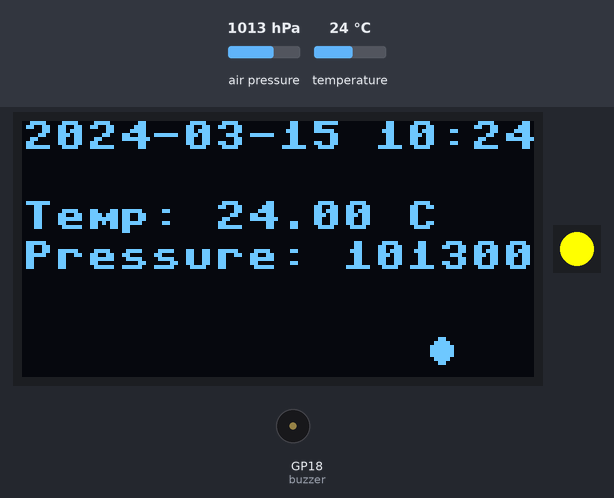
A program run on a simulated Raspberry Pi Pico running MicroPython. Shown: 128×64 one-colour display, 1 RGB LEDs in strip order, left to right, buzzer (waves = sounding). The test bench sets the inputs (shaded band); at power-on: temperature 24 °C, air pressure 1013 hPa. Dim RGB values are drawn brighter than linear; the clock reads 2024-03-15 10:24:30 at power-on unless the program sets it.

Above: at 1.28 s.
1.3 s: temperature set to 25.3 °C
At 1.43 s:
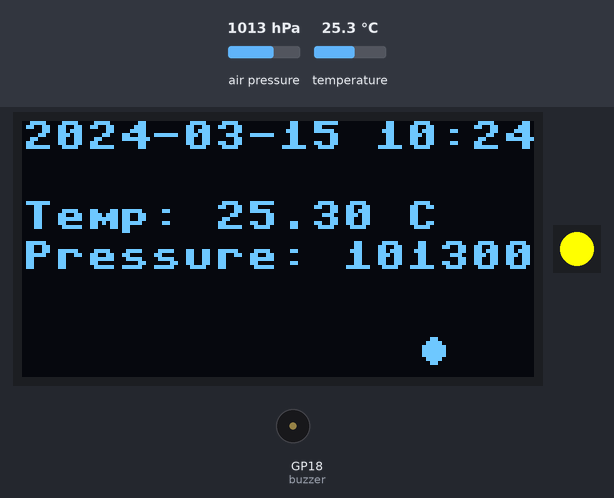
3.0 s: temperature set to 26.8 °C
At 3.5 s:
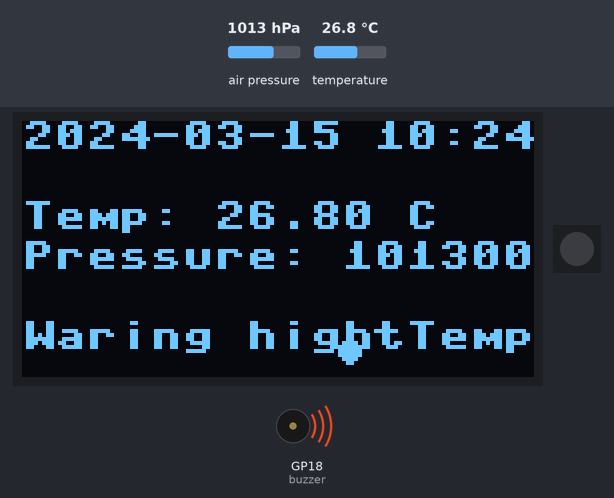
5.9 s: temperature set to 12 °C
At 5.98 s:
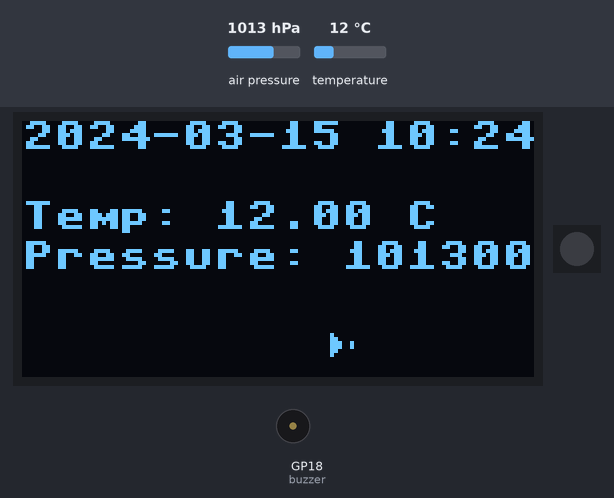
7.6 s: temperature set to 19.5 °C
At 7.65 s:
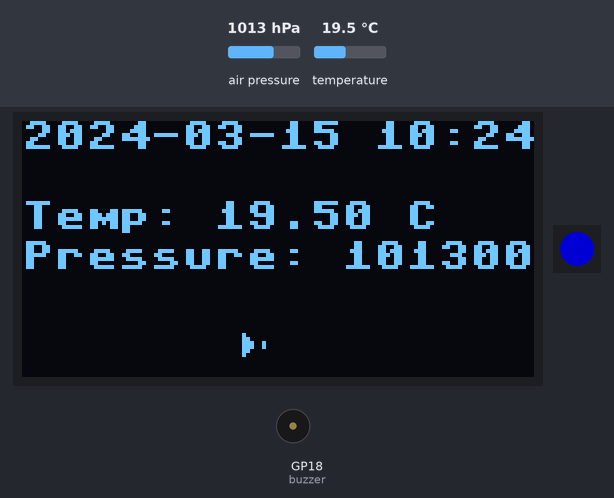
9.1 s: temperature set to 20.7 °C
At 9.26 s:
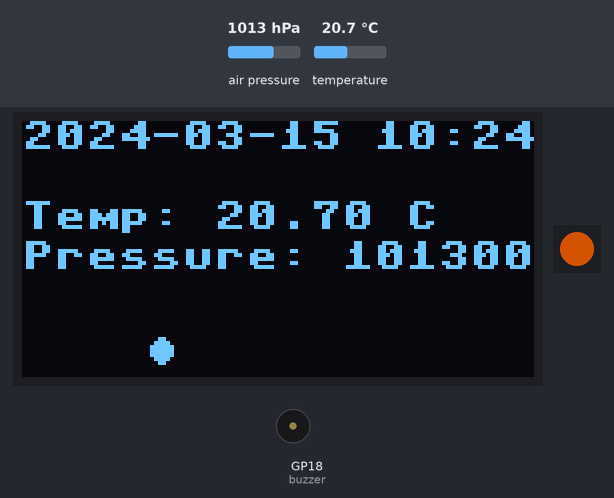
10.9 s: air pressure set to 952 hPa
At 10.93 s:
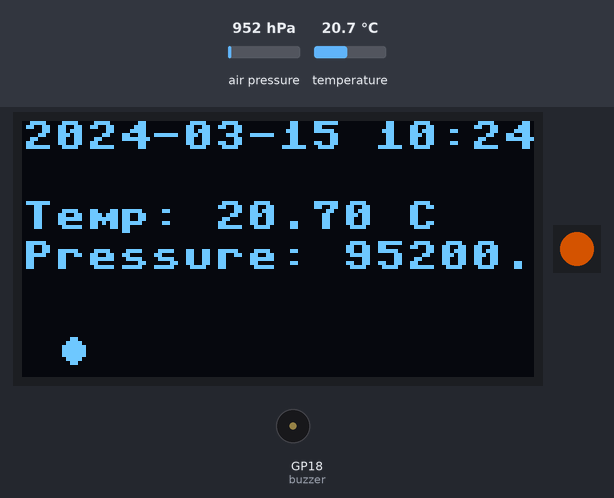
Timing chart, 0 to 13.4 s (numbered marks = the images above; inputs shaded):
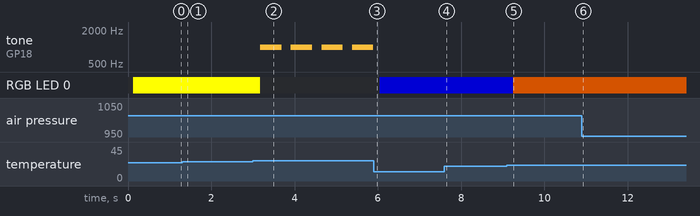

Measured:
- the behaviour switches between 26 and 26.1 °C on temperature (found by bisection; images 1 and 2)
- the behaviour switches between 20 and 20.1 °C on temperature (found by bisection; images 4 and 5)
- after the input at 3.0 s, tone on GP18 (buzzer): alternates 1000 Hz for 0.51 s and silent for 0.23 s, starting after 0.18 s; the display: changes after 0.18 s (image 2)
- after the input at 5.9 s, tone on GP18 (buzzer): stops changing and stays silent; the display: changes after 0.07 s (image 3)

The program:

tem.py
```python
from machine import Pin, I2C, PWM
import time
import bmp280
import ssd1306
import neopixel
import framebuf

# Initialize I2C for BMP280 and SSD1306
i2c_bmp280 = I2C(1, sda=Pin(2), scl=Pin(3), freq=400000)
i2c_oled = I2C(0, sda=Pin(0), scl=Pin(1), freq=400000)

# Initialize BMP280 sensor and OLED display
sensor = bmp280.BMP280(i2c_bmp280)
oled = ssd1306.SSD1306_I2C(128, 64, i2c_oled)

# Initialize NeoPixel (using GPIO 28)
np = neopixel.NeoPixel(Pin(28), 1)  # 1 NeoPixel on GPIO 28

# Initialize Buzzer (PWM on GPIO 18)
buzzer = PWM(Pin(18))
buzzer.freq(1000)  # Set frequency to 1kHz
buzzer.duty_u16(0)  # Start with no sound

# Last time saved, in seconds
last_save_time = time.time()

# --- Image Data ---
TH = bytearray(b'\x00\x00\x00\x00\x0c\x00\x1e\x00\x3f\x00\x3f\x00\x3f\x00\x1e\x00\x0c\x00\x00\x00')
normal_temp_img = framebuf.FrameBuffer(TH, 10, 10, framebuf.MONO_HLSB)

cold_temp_data = bytearray(b'\x00\x00\x04\x20\x02\x40\x01\x80\x01\x80\x02\x40\x04\x20\x00\x00\x00\x00\x00\x00')
cold_temp_img = framebuf.FrameBuffer(cold_temp_data, 10, 10, framebuf.MONO_HLSB)

cool_temp_data = bytearray(b'\x00\x00\x08\x10\x0c\x30\x0e\x70\x0e\x70\x0c\x30\x08\x10\x00\x00\x00\x00\x00\x00')
cool_temp_img = framebuf.FrameBuffer(cool_temp_data, 10, 10, framebuf.MONO_HLSB)

warm_temp_data = bytearray(b'\x00\x00\x00\x00\x1e\x00\x1e\x00\x1e\x00\x1e\x00\x00\x00\x00\x00\x00\x00\x00\x00')
warm_temp_img = framebuf.FrameBuffer(warm_temp_data, 10, 10, framebuf.MONO_HLSB)

hot_temp_data = bytearray(b'\xfc\x00\xfc\x00\xfc\x00\xfc\x00\xfc\x00\xfc\x00\xfc\x00\xfc\x00\xfc\x00\x00\x00\x00\x00')
hot_temp_img = framebuf.FrameBuffer(hot_temp_data, 10, 10, framebuf.MONO_HLSB)
# --- End Image Data ---

# --- Animation Movement Variables ---
animation_x_pos = 128 - 10 - 2  # Initial X position (right side)
animation_y_pos = 64 - 10 - 2  # Y position (bottom side - remains fixed)
animation_direction = -1       # Direction: -1 for left, 1 for right
animation_speed = 1          # Pixels to move per frame
animation_right_boundary = 128 - 10 - 2 # Rightmost X position
animation_left_boundary = 2      # Leftmost X position
# --- End Animation Movement Variables ---


# Function to save temperature and pressure data with timestamp
def save_temperature_data():
    global last_save_time

    # Get the current system time
    current_time = time.localtime()
    year, month, day, _, hours, minutes, seconds, _ = current_time
    date_time_str = f"{year}-{month:02}-{day:02} {hours:02}:{minutes:02}:{seconds:02}"

    # Read data from BMP280
    temp = sensor.temperature
    pressure = sensor.pressure

    # Save data to a file with timestamp
    with open('sensor_data.txt', 'a') as file:
        file.write(f"{date_time_str} - Temperature: {temp:.2f} C, Pressure: {pressure:.2f} Pa\n")

    # Update the last saved time
    last_save_time = time.time()
    print(f"Data saved at {date_time_str} - Temp: {temp:.2f} C, Pressure: {pressure:.2f} Pa")

# Function to draw temperature animation on OLED using images
def draw_temperature_animation(oled, temp, x_pos, y_pos): # Added x_pos and y_pos parameters
    # Select image based on temperature
    if temp <= 10:
        image = cold_temp_img
    elif temp <= 20:
        image = cool_temp_img
    elif temp <= 30:
        image = normal_temp_img
    elif temp <= 40:
        image = warm_temp_img
    else:
        image = hot_temp_img

    # Clear the animation area (optional, for cleaner animation)
    oled.fill_rect(x_pos, y_pos, 10, 10, 0) # Clear at the current position

    # Draw the selected image at the specified position
    oled.blit(image, x_pos, y_pos)


# Function to update the OLED display
def update_oled():
    global animation_x_pos, animation_direction # Declare globals to modify them

    current_time = time.localtime()
    year, month, day, hours, minutes, seconds, _, _ = time.localtime()

    date_time_str = f"{year}-{month:02}-{day:02} {hours:02}:{minutes:02}:{seconds:02}"
    #print(f"Time: {date_time_str} | Temp: {temp:.2f} C | Pressure: {pressure:.2f} Pa")
    temp = sensor.temperature
    pressure = sensor.pressure

    oled.fill(0)
    oled.text(date_time_str, 0, 0)
    oled.text(f'Temp: {temp:.2f} C', 0, 20)
    oled.text(f'Pressure: {pressure:.2f} Pa', 0, 30)

    draw_temperature_animation(oled, temp, animation_x_pos, animation_y_pos) # Pass x and y positions

    oled.show()

    control_neopixel(temp)

    # --- Update Animation Position ---
    animation_x_pos += animation_direction * animation_speed

    # Check boundaries and reverse direction
    if animation_x_pos <= animation_left_boundary:
        animation_x_pos = animation_left_boundary
        animation_direction = 1 # Move right
    elif animation_x_pos >= animation_right_boundary:
        animation_x_pos = animation_right_boundary
        animation_direction = -1 # Move left
    # --- End Update Animation Position ---


# Function to control NeoPixel and trigger buzzer based on temperature
def control_neopixel(temp):
    if temp <= 10:
        np[0] = (0, 0, 255)  # Blue
    elif temp <= 20:
        np[0] = (0, 0, 128)  # Light Blue
    elif temp <= 21:
        np[0] = (128, 50, 0)  # Soft Orange
    elif temp <= 26:
        np[0] = (255, 255, 0)  # Yellow
    else:
        # Blink Red if temp > 40
        for _ in range(5):  # Blink 5 times
            np[0] = (255, 0, 0)  # Red ON
            np.write()  # Update the NeoPixel with the red color
            time.sleep(0.005)  # Stay ON for 0.5s
            np[0] = (0, 0, 0)  # OFF
            np.write()  # Update the NeoPixel to OFF state
            time.sleep(0.0005)  # Stay OFF for 0.
            oled.text('Waring hightTemp', 0,50 )
            oled.show()  # Update the OLED to show the text
        activate_buzzer()  # Activate buzzer if temp > 40°C
        return  # Exit the function once blinking is done to avoid overwriting the color

# Function to activate buzzer
def activate_buzzer():
    buzzer.duty_u16(30000)  # Set volume (duty cycle)
    time.sleep(0.51)  # Buzz for 0.5 seconds
    buzzer.duty_u16(0)  # Turn off buzzer

# Main loop
while True:
    np.write()
    update_oled()
    if time.time() - last_save_time >= 1800:  # Save data every 30 minutes
        save_temperature_data()

    time.sleep(0.05) # Reduced sleep time for smoother animation (adjust as needed
```
